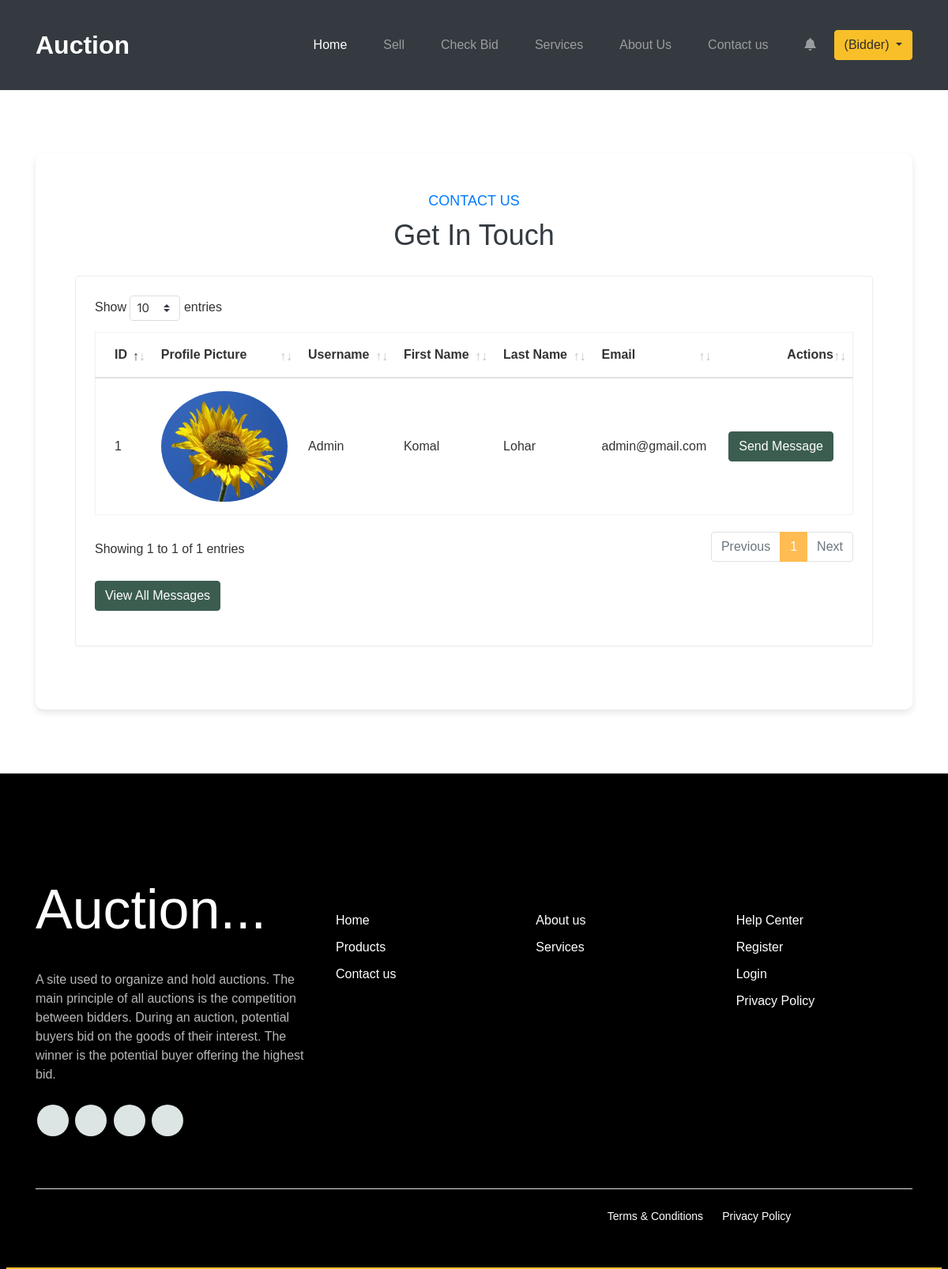
Page /Seller/seller_contact_us on the committed database.
### Auction_app/models.py (models this page shows)
class CustomUser(AbstractUser):
    USER =(
        (1,'Admin'),
        (2,'Seller'),
        (3,'Bidder'),
    )
    user_type = models.CharField(choices=USER,max_length=50,default=1)
    profile_pic = models.ImageField(upload_to='media/profile_pic')

### Auction_project/Seller_views.py (the view)
# urls.py: path('Seller/seller_contact_us', Seller_views.SELLER_CONTACT_US, name='seller_contact_us'),
def SELLER_CONTACT_US(request):
    admin_users = CustomUser.objects.filter(is_superuser=True)
    see_message = Admin_Notification.objects.all().order_by('-id')[0:5]
    context = {
        'admin_users': admin_users,
        'see_message': see_message,
    }
    return render(request,'Seller/seller_contact_us.html',context)

### templates/Seller/seller_contact_us.html (shortened to what this page needs)
<!DOCTYPE html>
{% load static %}
<html lang="en">
<head>
	<link rel="stylesheet" href="https://cdnjs.cloudflare.com/ajax/libs/aos/2.3.4/aos.css" />
        <link rel="stylesheet" href="https://cdnjs.cloudflare.com/ajax/libs/font-awesome/6.0.0-beta3/css/all.min.css">
           <link rel="stylesheet" href="{% static 'css/style.css' %}">
   		<link href="{% static 'css/tiny-slider.css' %}" rel="stylesheet">
		<link href="{% static 'css/bootstrap.min.css' %}" rel="stylesheet">
      <link rel="stylesheet" href="{% static 'assets/plugins/bootstrap/css/bootstrap.min.css' %}">
      <link rel="stylesheet" href="{% static 'assets/plugins/fontawesome/css/fontawesome.min.css' %}">
      <link rel="stylesheet" href="{% static 'assets/plugins/fontawesome/css/all.min.css' %}">
      <link rel="stylesheet" href="{% static 'assets/plugins/datatables/datatables.min.css' %}">
      <link rel="stylesheet" href="{% static 'assets/css/style.css' %}">
</head>
<body>
		<nav class="custom-navbar navbar navbar navbar-expand-md navbar-dark bg-dark" arial-label="Furni navigation bar">
			<div class="container">
				<a class="navbar-brand" href="{% url 'seller_home' %}">Auction</a>
				<div class="collapse navbar-collapse" id="navbarsFurni">
					<ul class="custom-navbar-nav navbar-nav ms-auto mb-2 mb-md-0">
						<li class="nav-item active">
							<a class="nav-link" href="{% url 'seller_home' %}">Home</a>
						</li>
						<li><a class="nav-link" href="{% url 'seller_add' %}">Sell</a></li>
						<li><a class="nav-link" href="{% url 'seller_check_bid' %}">Check Bid</a></li>
						<li><a class="nav-link" href="{% url 'seller_services' %}">Services</a></li>
						<li><a class="nav-link" href="{% url 'seller_about_us' %}">About Us</a></li>
						<li><a class="nav-link" href="{% url 'seller_contact_us' %}">Contact us</a></li>
						<li><a class="nav-link" href="{% url 'seller_notification' %}"><i class="fas fa-bell"></i></a></li>
					</ul>
					<div class="dropdown" >
  						<button class="btn btn-secondary dropdown-toggle" type="button" id="dropdownMenuButton1" data-bs-toggle="dropdown" aria-expanded="false">
							{% if user.user_type == '1' %}
							(Admin)
							{% elif user.user_type == '2' %}
							(Seller)
							{% else %}
							(Bidder)
							{% endif %}
  						</button>
					</div>
				</div>
			</div>
		</nav>
<section class="contact-section padding-bottom">
    <div class="container">
        <div class="contact-wrapper padding-top padding-bottom mt--100 mt-lg--440">
            <div class="section-header" data-aos="zoom-out-down" data-aos-duration="1200">
                <h5 class="cate">Contact Us</h5>
                <h2 class="title">Get In Touch</h2>
            </div>
            <div class="row">
                <div class="col-xl-12 col-lg-7">
                    <div class="card card-table">
                        <div class="card-body">
                            <div class="table-responsive">
                                <table class="table table-hover table-center mb-0 datatable">
                                    <thead>
                                        <tr class="animate__animated animate__fadeInDown">
                                            <th>ID</th>
                                            <th>Profile Picture</th>
                                            <th>Username</th>
                                            <th>First Name</th>
                                            <th>Last Name</th>
                                            <th>Email</th>
                                            <th class="text-right">Actions</th>
                                        </tr>
                                    </thead>
                                    <tbody>
                                        {% for admin_user in admin_users %}
                                            <tr class="animate__animated animate__fadeInUp">
                                                <td>{{ admin_user.id }}</td>
                                                <td>
                                                    <img class="avatar-img rounded-circle"
                                                         alt="User Image"
                                                         src="/{{ admin_user.profile_pic }}"
                                                         style="width: 160px; height: 140px;">
                                                </td>
                                                <td>{{ admin_user.username }}</td>
                                                <td>{{ admin_user.first_name }}</td>
                                                <td>{{ admin_user.last_name }}</td>
                                                <td>{{ admin_user.email }}</td>
                                                <td class="text-right">
                                                   <button type="button" class="custom-button btn btn-primary animate__animated animate__pulse animate__infinite" data-toggle="modal" data-target="#sendMessageModal1-{{forloop.counter}}">
                                    Send Message
                                </button>
                                                </td>
                                            </tr>
                                        {% endfor %}
                                    </tbody>
                                </table>
                            </div>
                            <div class="form-group buttons-wrapper d-flex justify-content-between mt-4">
                                <button type="button" class="custom-button btn btn-primary animate__animated animate__pulse animate__infinite" data-toggle="modal" data-target="#exampleModalCenter">
                                    View All Messages
                                </button>
                            </div>
                        </div>
                    </div>
                </div>
            </div>
        </div>
    </div>
</section>
<link rel="stylesheet" href="https://cdnjs.cloudflare.com/ajax/libs/aos/2.3.4/aos.css">
<link rel="stylesheet" href="https://cdnjs.cloudflare.com/ajax/libs/animate.css/4.1.1/animate.min.css"/>
{% include 'components/footer.html' %}
</body>
</html>

### static/css/style.css (style rules this page uses)
body { overflow-x: hidden; position: relative; }
body { font-family: "Inter", sans-serif; font-weight: 400; line-height: 28px; color: #6a6a6a; font-size: 14px; background-color: #eff2f1; }
a { text-decoration: none; -webkit-transition: .3s all ease; -o-transition: .3s all ease; transition: .3s all ease; color: #2f2f2f; text-decoration: underline; }
.custom-navbar { background: #000000 !important; padding-top: 0px; padding-bottom: 40px; position : fixed; width: 100%; }
.custom-navbar .navbar-brand { font-size: 32px; font-weight: 600; }
@media (min-width: 992px) { .custom-navbar .custom-navbar-nav li { margin-left: 15px; margin-right: 15px; } }
.custom-navbar .custom-navbar-nav li a { font-weight: 500; color: #ffffff !important; opacity: .5; -webkit-transition: .3s all ease; -o-transition: .3s all ease; transition: .3s all ease; position: relative; }
@media (min-width: 768px) { .custom-navbar .custom-navbar-nav li a:before { content: ""; position: fixed; bottom: 0; left: 8px; right: 8px; background: #f9bf29; height: 2px; opacity: 1; visibility: visible; width: 0; -webkit-transition: .15s all ease-out; -o-transition: .15s all ease-out; transition: .15s all ease-out; } }
.custom-navbar .custom-navbar-nav li.active a { opacity: 1; }
.custom-navbar .custom-navbar-nav li.active a:before { width: calc(100% - 16px); }
.btn { font-weight: 600; padding: 12px 30px; border-radius: 30px; color: #ffffff; background: #2f2f2f; border-color: #2f2f2f; }
.btn.btn-primary { background: #3b5d50; border-color: #3b5d50; }
.btn.btn-secondary { color: #2f2f2f; background: #f9bf29; border-color: #f9bf29; }
body { font-family: 'Arial', sans-serif; background-color: #f8f9fa; margin: 0; padding: 0; }
.container { max-width: 1200px; margin: 0 auto; padding: 20px; }
h2 { font-size: 28px; font-weight: bold; color: #343a40; }
@media (min-width: 992px) { .col-lg-7 { flex: 0 0 58.3333%; max-width: 58.3333%; } }
.d-flex { display: flex; align-items: center; }
img { animation: fadeIn 1s ease-in-out; }
.contact-section { padding: 60px 0; background-color: #fff; position: relative; z-index: 1; }
.contact-wrapper { background: #ffffff; box-shadow: 0 4px 8px rgba(0, 0, 0, 0.1); padding: 50px; border-radius: 10px; position: relative; z-index: 2; }
.section-header { text-align: center; margin-bottom: 50px; }
.section-header .cate { font-size: 18px; color: #007bff; text-transform: uppercase; margin-bottom: 10px; }
.section-header .title { font-size: 36px; color: #343a40; margin-bottom: 10px; }
[data-aos] { opacity: 0; transition-property: opacity, transform; }
[data-aos].aos-animate { opacity: 1; }
[data-aos="zoom-out-down"] { transform: scale(0.5) translateY(-100px); }
[data-aos="zoom-out-down"].aos-animate { transform: scale(1) translateY(0); }
[data-aos][data-aos-duration="1200"] { transition-duration: 1.2s; }

### static/assets/css/style.css (style rules this page uses)
html { height: 100%; }
body { background-color: #fff; color: #333; font-family: 'Poppins', sans-serif; font-size: 1rem; height: 100%; line-height: 1.5; overflow-x: hidden; }
h1, h2, h3, h4, h5, h6 { font-family: 'Poppins', sans-serif; margin-top: 0; }
a { color: #009ce7; }
input, button, a { transition: all 0.4s ease; -moz-transition: all 0.4s ease; -o-transition: all 0.4s ease; -ms-transition: all 0.4s ease; -webkit-transition: all 0.4s ease; }
input, input:focus, button, button:focus { outline: none; }
.form-group { margin-bottom: 1.25rem; }
ul, ol { padding: 0px; list-style: none; }
.table { color: #333; max-width: 100%; margin-bottom: 0; width: 100%; }
.table.dataTable { border-collapse: collapse !important; border: 1px solid rgba(0, 0, 0, 0.05); }
.table thead tr th { font-weight: 600; }
.table tbody tr { border-bottom: 1px solid rgba(0, 0, 0, 0.05); }
.table.table-center td, .table.table-center th { vertical-align: middle; }
.card-table .card-body .table > thead > tr > th { border-top: 0; }
.card-table .card-body .table tr td:first-child, .card-table .card-body .table tr th:first-child { padding-left: 1.5rem; }
.card-table .card-body .table tr td:last-child, .card-table .card-body .table tr th:last-child { padding-right: 1.5rem; }
.card-table .table td, .card-table .table th { border-top: 1px solid #e2e5e8; padding: 1rem 0.75rem; white-space: nowrap; }
.btn-primary { background-color: #FFBC53; border: 1px solid #FFBC53; }
.card { border: 1px solid #ececf5; box-shadow: 0 1px 3px 0 rgba(0, 0, 0, 0.03); margin-bottom: 1.875rem; }
.card-body { padding: 1.5rem; }
.section-header { margin-bottom: 1.875rem; }

### rows in the picture
CustomUser: id "1", profile_pic (picture), username "Admin", first_name "Komal", last_name "Lohar", email "admin@gmail.com"
